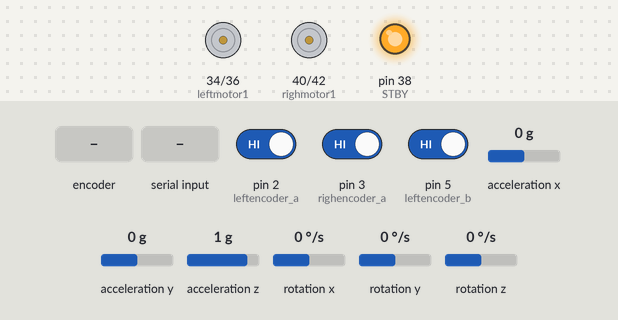
A sketch run on a simulated Arduino Mega 2560, built with avr-gcc and run on an emulated ATmega2560. On the bench: motor-driver pin pairs drawn as motors (green arrow = first pin HIGH = forward, orange = second pin HIGH = backward, longer = more drive, scaled by the enable pin, stopped while the standby pin is LOW), output pins drawn as LEDs (lit = HIGH). Wiring (inferred from the names in the program): MPU-6050 motion sensor at I2C address 0x68. The test bench sets the inputs (shaded band); at power-on: acceleration y 0 g, acceleration z 1 g, pin 2 (leftencoder_a) HIGH, pin 3 (righencoder_a) HIGH, pin 5 (leftencoder_b) HIGH, acceleration x 0 g, rotation x 0 °/s, rotation y 0 °/s, rotation z 0 °/s. What the sketch prints to the serial monitor is not drawn.

Above: at 1.3 s.
1.4 s: acceleration y set to 0.2 g
At 2.4 s:
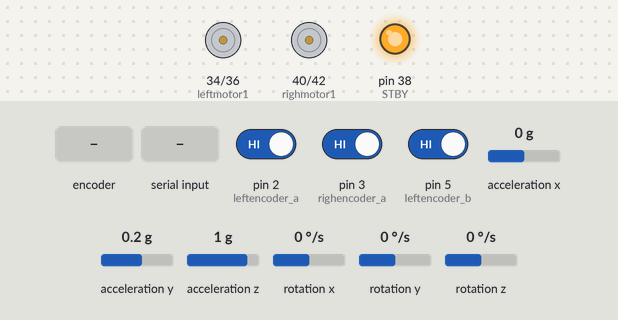
3.1 s: acceleration z set to -1.4 g
6.1 s: rotary encoder on pin 2 (leftencoder_a) / pin 5 (leftencoder_b) turned 1 step (first pin leading)
7.8 s: "F" received over the second serial link
At 9.0 s:
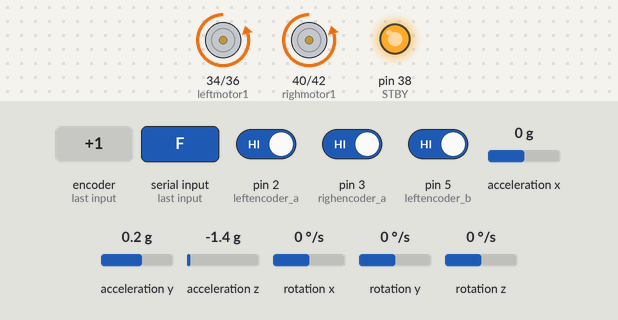
9.3 s: acceleration y set to -1.4 g
At 9.58 s:
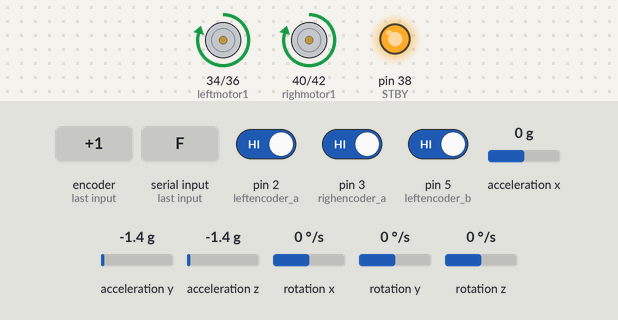
11.1 s: acceleration y set to -0.8 g
At 12.45 s:
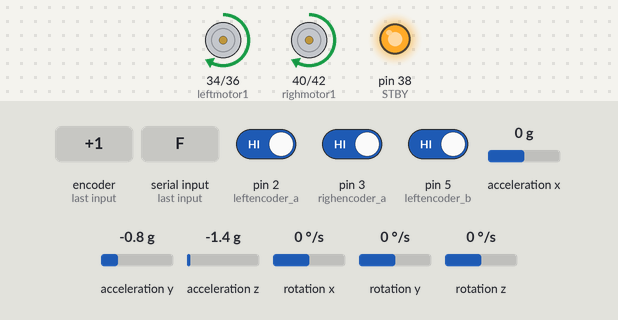
Timing chart, 0 to 15.1 s (numbered marks = the images above; inputs shaded):
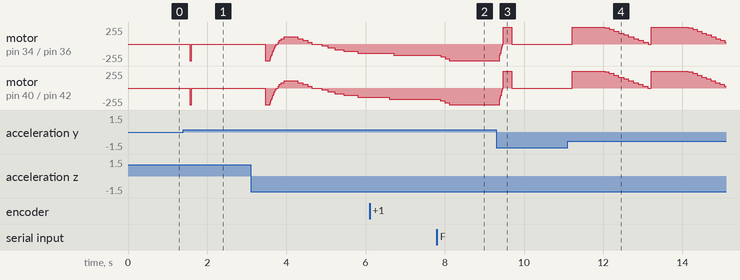

The sketch:

lqr_v2.ino
```cpp
// (licence header left out)
#include <Wire.h> //khai báo thư viện hỗ trợ giao tiếp I2C
#include "Kalman.h"  // Source: https://github.com/TKJElectronics/KalmanFilter
#include <avr/io.h>
#include <avr/interrupt.h>
#include<MPU6050.h>
#include <avr/wdt.h> // Thư viện để sử dụng Watchdog Timer

Kalman kalmanX; //Kalman filter define: Kalman.getAngle(pitch,gyrotate,dt);

#define factortheta PI/180  // The theta setpoint value change ever 7ms if control
#define factorphi PI/180 //Hằng số để chuyển đổi từ độ sang radian
int inChar; //
uint32_t timerloop, timerold; //Biến lưu thời gian cho vòng lặp và xử lý thời gian mẫu
char inByte; //Dữ liệu nhận từ Bluetooth

//================================================================================================//
//Motor control Pin//
int leftpwm = 46; // Chân PWN của động cơ
int leftmotor1 = 34; // Chân điều khiển chiều quay động cơ
int leftmotor2 = 36;
int righpwm = 44;
int righmotor1 = 40;
int righmotor2 = 42;
int STBY = 38; // chân
//============================================
//=============================================
volatile long leftencoder;  // lưu biến nằm ngoài sự kiểm soát của chương trình đang chạy
volatile long righencoder;
volatile long leftencoder_1;  // lưu biến nằm ngoài sự kiểm soát của chương trình đang chạy
volatile long righencoder_1;
volatile long leftencoder_2;  // lưu biến nằm ngoài sự kiểm soát của chương trình đang chạy
volatile long righencoder_2;

int leftencoder_a = 2;
int leftencoder_b = 5;
int righencoder_a = 3;
int righencoder_b = 7;

//unsigned long lastTime;


float mpudata;  //Save psi angle ( X axis)
float Acx, AcY, AcZ; // giá trị con quay hồi chuyển trục x, y, z
float Gxro; // gia tốc góc theo trục y
float Gxrate;
float Gxangle;
float pitch, offset, GHPWM;
float R;


uint32_t timer; // tính toán thời gian đọc dữ liệu từ MPU
uint8_t i2cData[14];  // chuỗi lưu trữ dữ liệu 14 byte đọc giá trị từ cảm biến MPU

//LQR data//
long PWML, PWMR;               // PWM output for H-Brigde
float k1, k2, k3, k4, k5, k6;  // The factor of K maxtrix
bool falldown;                 // Run = true; Stop  = false; biến điều khiển xe

float theta, psi, phi, theta_1, phi_1;
float thetadot, psidot, phidot; // 3 biến cập nhập tốc độ thay đổi của nó
float thetaold, psiold, phiold; // 3 biến cập nhập giá trị của nó trước 1 chu kỳ

float leftvolt;  //output volt left motor in LQR
float righvolt;  //output volt right motor in lQR

float addtheta;  //Save setpoint value giá trị đặt trước để mô hình xe bám theo
float addphi;    //Save setpoint value

int ForwardBack;  // 1 -> Forward;   -1 -> Back;      0 -> Stop And Balancing
int LeftRight;    // 1 -> Turnleft;  -1 -> TurnRight  0 -> Stop And Balancing

unsigned long lastSendTime = 0; // Thời điểm gửi dữ liệu cuối cùng
const unsigned long sendInterval = 100; // Khoảng thời gian giữa các lần gửi (milliseconds)

//=========================================== Start Setup =========================================//
void setup() {
  //======================== Khai bao ngat ===================================//
  TCCR5B = TCCR5B & B11111000 | B00000001;  //Pin 44 & Pin 46  https://arduinoinfo.mywikis.net/wiki/Arduino-PWM-Frequency  set PWM FREQUENCY 31kHz
  // định nghĩa tín hiệu PWN set tần 31kHz để điều khiển động cơ êm hơn
  Serial.begin(115200); //
  Serial1.begin(115200); // giao tiếp kết nối bluetooth để điều khiển mô hình từ xa
  k1 = 3.2;//1.95;//    bánh xe chạy nhanh
  k2 = 0.55;//; //    tốc độ bánh xe
  k3 = 37;//45; //k3*psi            góc
  k4 = 0.7;//0.8;//k4*psidot       tốc độ góc
  k5 = 6;    //10;  //k5*phi
  k6 = 0.8;    //k6*phidot
  offset = 0;
  GHPWM = 330;
  ForwardBack = 0;
  LeftRight = 0;
  addphi = 0;
  addtheta = 0;
  pinMode(leftpwm, OUTPUT);
  pinMode(righpwm, OUTPUT);
  pinMode(leftmotor1, OUTPUT);
  pinMode(leftmotor2, OUTPUT);
  pinMode(righmotor1, OUTPUT);
  pinMode(righmotor2, OUTPUT);
  pinMode(STBY, OUTPUT);
  digitalWrite(STBY, HIGH);


  pinMode(leftencoder_a, INPUT_PULLUP);
  pinMode(leftencoder_b, INPUT_PULLUP);
  pinMode(righencoder_a, INPUT_PULLUP);
  pinMode(righencoder_b, INPUT_PULLUP);

  attachInterrupt(0, left_isr, RISING); // pin 2
  attachInterrupt(1, righ_isr, RISING); // pin 3
// DATA MPU6050 //
  Wire.begin();
  i2cData[0] = 7;
  i2cData[1] = 0x00;
  i2cData[2] = 0x00;
  i2cData[3] = 0x00;
  while (i2cWrite(0x19, i2cData, 4, false));
  while (i2cWrite(0x6B, 0x01, true));
  while (i2cRead(0x75, i2cData, 1));
  if (i2cData[0] != 0x68) {
    Serial.print(F("Error reading sensor"));
    while (1);
  }
  delay(100);
  while (i2cRead(0x3B, i2cData, 6));
  AcY = -((i2cData[2] << 8) | i2cData[3]);
  AcZ = -((i2cData[4] << 8) | i2cData[5]);
  mpudata = (atan2(AcY, AcZ)) * RAD_TO_DEG;
  kalmanX.setAngle(mpudata);  // Set starting angl
  timer = micros();
}
void loop() {
  READ_MPU();
  Bluetooth();
  if ((micros() - timerloop) > 4000) {  //thời gian lấy mẫu
    psi = (Acx - 1.5 + offset) * DEG_TO_RAD;     //
    theta = gettheta(leftencoder, righencoder)*DEG_TO_RAD;
    theta_1 = gettheta(leftencoder_1, righencoder_1)*DEG_TO_RAD;
    phi = getphi(leftencoder_1, righencoder_1)*DEG_TO_RAD;
    phi_1 = getphi(leftencoder_2, righencoder_2)*DEG_TO_RAD;
    float dt = (float)(micros() - timerloop) / 1000000.0;
    timerloop = micros();
    psidot = (psi - psiold) / dt;
    thetadot = (theta - thetaold) / dt; // cập nhập giá mới
    phidot = (phi - phiold) / dt;
    psiold = psi;
    thetaold = theta;
    phiold = phi;
    addtheta = addtheta + ForwardBack*factortheta; // khi có tín hiệu điều khiển từ Uno biến FowardBack set lên 1
    addphi = 45/180;
    getlqr(theta + addtheta, thetadot, psi, psidot, phi+addphi, phidot);
    motorcontrol(PWML, PWMR, psi*RAD_TO_DEG, falldown);
  }
  Serial.println(leftencoder);
  Serial.println(psi);
  unsigned long currentTime = millis();
   if (currentTime - lastSendTime >= sendInterval) {
    String S = String(psi*RAD_TO_DEG) + "," + String(theta_1*RAD_TO_DEG) + "," + String(phi_1*RAD_TO_DEG) + "," + String(-addtheta*RAD_TO_DEG) + "," + String(R*45);
    Serial1.println(S);

    lastSendTime = currentTime;
  }
}
//============================ END OF LOOP ===================================//
//========================= MPU 6050 I2C =====================================//
// left motor encoder interrupt
void left_isr() {
  if (digitalRead(leftencoder_b)) {
    leftencoder++;
    leftencoder_1++;
    leftencoder_2++;
  } else {
    leftencoder--;
    leftencoder_1--;
    leftencoder_2--;
  }
}

void righ_isr() {
  if (digitalRead(righencoder_b)) {
    righencoder--;
    righencoder_1--;
     righencoder_2--;
  } else {
    righencoder++;
    righencoder_1++;
    righencoder_2++;
  }
}
// Read psi //
void READ_MPU() {
  /* Update all the values */
  while (i2cRead(0x3B, i2cData, 14));
  AcY = -((i2cData[2] << 8) | i2cData[3]);
  AcZ = -((i2cData[4] << 8) | i2cData[5]);
  Gxro = ((i2cData[8] << 8) | i2cData[9]);
  mpudata = (atan2(AcY, AcZ)) * RAD_TO_DEG;
  Gxrate = (double)Gxro / 131.0; //Tính toán tỷ lệ thay đổi góc (angular velocity) từ dữ liệu con quay hồi chuyển
  Gxangle = Gxrate * ((double)(micros() - timer) / 1000000);                      // Calculate gyro angle without any filter
  Acx = kalmanX.getAngle(mpudata, Gxrate, (double)(micros() - timer) / 1000000);  // Calculate the angle using a Kalman filter
  float dt = (float)(micros() - timer) / 1000000.0; //trả về thời gian hiện tại tính theo micro giây. Sự chênh lệch giữa hai lần đọc thời gian được chia cho 1 triệu để chuyển sang giây.
  timer = micros();
}
//================================================================================//
//================================ H_Control =====================================//
float gettheta(long lencoder, long rencoder) {  //deg value
  float angle = 0.55 * (lencoder + rencoder);
  return angle;
}
//Read phi angle function//
float getphi(long lencoder, long rencoder) {  //deg value
  float angle = 0.268 * (lencoder - rencoder);
  return angle;
}
//LQR function//
void getlqr(float theta_, float thetadot_, float psi_, float psidot_, float phi_, float phidot_) {
  leftvolt = k1 * theta_ + k2 * thetadot_ + k3 * psi_ + k4 * psidot_ - k5 * phi_ - k6 * phidot_;// Vl,vr
  righvolt = k1 * theta_ + k2 * thetadot_ + k3 * psi_ + k4 * psidot_ + k5 * phi_ + k6 * phidot_;
  leftvolt = constrain(leftvolt, -12, 12);
  righvolt = constrain(righvolt, -12, 12);

  PWML = map(leftvolt, -12, 12, -GHPWM, GHPWM);//Limit 15 deg.
  PWMR = map(righvolt, -12, 12, -GHPWM, GHPWM);

  PWML = constrain(PWML, -250, 250);  //limit pwm value in (-240, 240) because we using high frequency pwm (31 khz)
  PWMR = constrain(PWMR, -250, 250);
}
//Motor control function//
void motorcontrol(long lpwm, long rpwm, float angle, bool stopstate) {
  if (stopstate == true) {
    stopandreset();
  } else {
    if (abs(angle) > 40)
    {
      stopandreset();
    } else {

      if (leftvolt > 0.3) {
        leftmotor(abs(lpwm), 1);  //Forward
      } else if (leftvolt < -0.3) {
        leftmotor(abs(lpwm), 0);  //Back
      } else {
        stopandreset();
      }

      if (righvolt > 0.3) {
        righmotor(abs(rpwm), 1);
      } else if (righvolt < -0.3) {
        righmotor(abs(rpwm), 0);
      } else {
        stopandreset();
      }
    }
  }
}

void stopandreset()
{
  leftencoder = 0;
  righencoder = 0;
  digitalWrite(leftpwm, LOW);
  digitalWrite(righpwm, LOW);
  PWML = 0;
  PWMR = 0;
  addtheta = 0;
  addphi = 0;
}

void leftmotor(uint8_t lpwm, int direct) {
  if (direct == 1) {  // angle > 0
    digitalWrite(leftmotor1, HIGH);
    digitalWrite(leftmotor2, LOW);
    analogWrite(leftpwm, lpwm);
  } else {
    digitalWrite(leftmotor1, LOW);
    digitalWrite(leftmotor2, HIGH);
    analogWrite(leftpwm, lpwm);
  }
}

void righmotor(uint8_t rpwm, int direct) {
  if (direct == 1) {  // angle > 0
    digitalWrite(righmotor1, HIGH);
    digitalWrite(righmotor2, LOW);
    analogWrite(righpwm, rpwm);
  } else {
    digitalWrite(righmotor1, LOW);
    digitalWrite(righmotor2, HIGH);
    analogWrite(righpwm, rpwm);
  }
}


void Bluetooth(){
   if (Serial1.available()) {
    inByte = Serial1.read();
    switch(inByte){
      case 'F':
        Serial.println("F");//tien
        ForwardBack = -1;
        break;
      case 'T':
        Serial.println("T");
        ForwardBack = 0;
        break;

      case 'B':
        Serial.println("B");//lui
        ForwardBack = 1;
        break;
      case 'O':
        Serial.println("V");
        ForwardBack = 0;
        break;

      case 'R':
        Serial.println("R");//
        leftencoder_1 =85;
        righencoder_1 = -85;
        R--;
        break;
      case 'V':
        Serial.println("O");
        ForwardBack = 0;
        break;

      case 'L':
        Serial.println("L");//
        leftencoder_1 = -85;
        righencoder_1 = 85;
        R++;
        break;
      case 'U':
        Serial.println("U");
        ForwardBack = 0;
        break;
    }
  }
}

//============================= End of file ======================================//
```

I2C.ino
```cpp
const uint8_t IMUAddress = 0x68; // AD0 is logic low on the PCB
const uint16_t I2C_TIMEOUT = 1000; // Used to check for errors in I2C communication

uint8_t i2cWrite(uint8_t registerAddress, uint8_t data, bool sendStop) {
  return i2cWrite(registerAddress,&data,1,sendStop); // Returns 0 on success
}

uint8_t i2cWrite(uint8_t registerAddress, uint8_t* data, uint8_t length, bool sendStop) {
  Wire.beginTransmission(IMUAddress);
  Wire.write(registerAddress);
  Wire.write(data, length);
  return Wire.endTransmission(sendStop); // Returns 0 on success
}

uint8_t i2cRead(uint8_t registerAddress, uint8_t* data, uint8_t nbytes) {
  uint32_t timeOutTimer;
  Wire.beginTransmission(IMUAddress);
  Wire.write(registerAddress);
  if(Wire.endTransmission(false)) // Don't release the bus
    return 1; // Error in communication
  Wire.requestFrom(IMUAddress, nbytes,(uint8_t)true); // Send a repeated start and then release the bus after reading
  for(uint8_t i = 0; i < nbytes; i++) {
    if(Wire.available())
      data[i] = Wire.read();
    else {
      timeOutTimer = micros();
      while(((micros() - timeOutTimer) < I2C_TIMEOUT) && !Wire.available());
      if(Wire.available())
        data[i] = Wire.read();
      else
        return 2; // Error in communication
    }
  }
  return 0; // Success
}
```

Kalman.h
```cpp
// (licence header left out)
#ifndef _Kalman_h
#define _Kalman_h

class Kalman {
public:
    Kalman() {
        /* We will set the varibles like so, these can also be tuned by the user */
        Q_angle = 0.001;
        Q_bias = 0.003;
        R_measure = 0.03;

        bias = 0; // Reset bias
        P[0][0] = 0; // Since we assume tha the bias is 0 and we know the starting angle (use setAngle), the error covariance matrix is set like so - see: http://en.wikipedia.org/wiki/Kalman_filter#Example_application.2C_technical
        P[0][1] = 0;
        P[1][0] = 0;
        P[1][1] = 0;
    };
    // The angle should be in degrees and the rate should be in degrees per second and the delta time in seconds
    double getAngle(double newAngle, double newRate, double dt) {
        // KasBot V2 - Kalman filter module - http://www.x-firm.com/?page_id=145
        // Modified by Kristian Lauszus
        // See my blog post for more information: http://blog.tkjelectronics.dk/2012/09/a-practical-approach-to-kalman-filter-and-how-to-implement-it

        // Discrete Kalman filter time update equations - Time Update ("Predict")
        // Update xhat - Project the state ahead
        /* Step 1 */
        rate = newRate - bias;
        angle += dt * rate;

        // Update estimation error covariance - Project the error covariance ahead
        /* Step 2 */
        P[0][0] += dt * (dt*P[1][1] - P[0][1] - P[1][0] + Q_angle);
        P[0][1] -= dt * P[1][1];
        P[1][0] -= dt * P[1][1];
        P[1][1] += Q_bias * dt;

        // Discrete Kalman filter measurement update equations - Measurement Update ("Correct")
        // Calculate Kalman gain - Compute the Kalman gain
        /* Step 4 */
        S = P[0][0] + R_measure;
        /* Step 5 */
        K[0] = P[0][0] / S;
        K[1] = P[1][0] / S;

        // Calculate angle and bias - Update estimate with measurement zk (newAngle)
        /* Step 3 */
        y = newAngle - angle;
        /* Step 6 */
        angle += K[0] * y;
        bias += K[1] * y;

        // Calculate estimation error covariance - Update the error covariance
        /* Step 7 */
        P[0][0] -= K[0] * P[0][0];
        P[0][1] -= K[0] * P[0][1];
        P[1][0] -= K[1] * P[0][0];
        P[1][1] -= K[1] * P[0][1];

        return angle;
    };
    void setAngle(double newAngle) { angle = newAngle; }; // Used to set angle, this should be set as the starting angle
    double getRate() { return rate; }; // Return the unbiased rate

    /* These are used to tune the Kalman filter */
    void setQangle(double newQ_angle) { Q_angle = newQ_angle; };
    void setQbias(double newQ_bias) { Q_bias = newQ_bias; };
    void setRmeasure(double newR_measure) { R_measure = newR_measure; };

private:
    /* Kalman filter variables */
    double Q_angle; // Process noise variance for the accelerometer
    double Q_bias; // Process noise variance for the gyro bias
    double R_measure; // Measurement noise variance - this is actually the variance of the measurement noise

    double angle; // The angle calculated by the Kalman filter - part of the 2x1 state matrix
    double bias; // The gyro bias calculated by the Kalman filter - part of the 2x1 state matrix
    double rate; // Unbiased rate calculated from the rate and the calculated bias - you have to call getAngle to update the rate

    double P[2][2]; // Error covariance matrix - This is a 2x2 matrix
    double K[2]; // Kalman gain - This is a 2x1 matrix
    double y; // Angle difference - 1x1 matrix
    double S; // Estimate error - 1x1 matrix
};

#endif
```

Source omitted: interrupt.h (11346 bytes), io.h (20005 bytes)

Measured:
- after the input at 1.4 s, motor on pin 34 (leftmotor1) / pin 36 (leftmotor2), motor on pin 40 (righmotor1) / pin 42 (righmotor2): stopped → backward 250/255 after 0.15 s, → stopped 0.05 s later
- after the input at 7.8 s, motor on pin 34 (leftmotor1) / pin 36 (leftmotor2), motor on pin 40 (righmotor1) / pin 42 (righmotor2): backward 165/255 → backward 193/255 after 0.09 s, → backward 220/255 0.11 s later, → backward 248/255 0.11 s later, → backward 250/255 0.11 s later
- after the input at 9.3 s, motor on pin 34 (leftmotor1) / pin 36 (leftmotor2), motor on pin 40 (righmotor1) / pin 42 (righmotor2): rises from backward 250/255 to forward 250/255 in 0.12 s, then falls to stopped in 0.22 s
- after the input at 11.1 s, motor on pin 34 (leftmotor1) / pin 36 (leftmotor2), motor on pin 40 (righmotor1) / pin 42 (righmotor2): ramps from forward 250/255 to stopped and jumps back, once every 2.0 s
